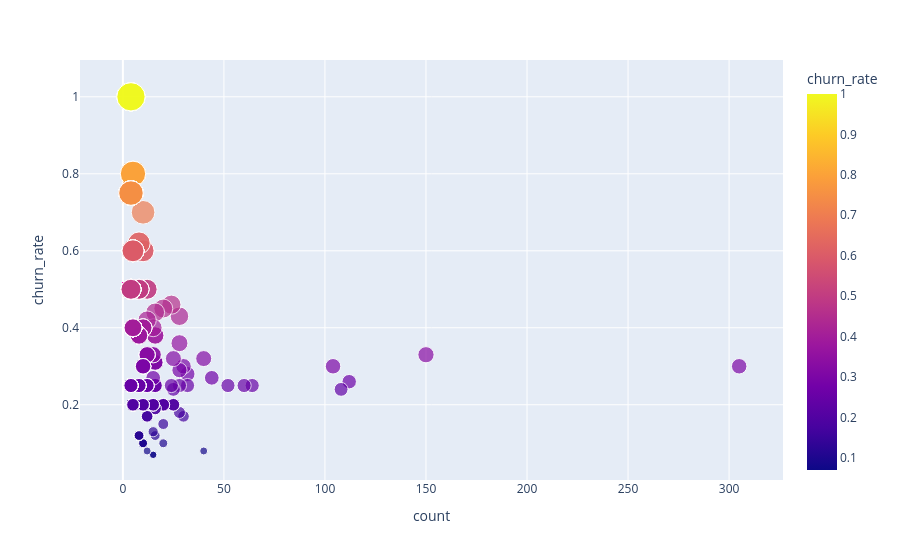

Write notebook code for a chart like this one.
### Markdown cell above
There are 12 city have no churned costumers

### Code cell
fig = px.scatter(City_ChurnLabel, x="count",
                 y="churn_rate", 
                 size = 'churn_rate', labels='City',
                 color = 'churn_rate')
fig.show()

### Figure 1 — Plotly figure (JSON) as saved in the notebook; plotly's stock layout.template omitted (floating-point values rounded to 4 significant figures; data arrays with more than 128 entries replaced by an {"elided": "..."} marker saying what was removed)
{"data": [{"hovertemplate": "count=%{x}<br>churn_rate=%{marker.color}<extra></extra>", "legendgroup": "", "marker": {"color": {"elided": "833 float values"}, "coloraxis": "coloraxis", "size": {"elided": "833 float values"}, "sizemode": "area", "sizeref": 0.0025, "symbol": "circle"}, "mode": "markers", "name": "", "orientation": "v", "showlegend": false, "type": "scatter", "x": {"elided": "833 int values"}, "xaxis": "x", "y": {"elided": "833 float values"}, "yaxis": "y"}], "layout": {"coloraxis": {"colorbar": {"title": {"text": "churn_rate"}}, "colorscale": [[0, "#0d0887"], [0.1111, "#46039f"], [0.2222, "#7201a8"], [0.3333, "#9c179e"], [0.4444, "#bd3786"], [0.5556, "#d8576b"], [0.6667, "#ed7953"], [0.7778, "#fb9f3a"], [0.8889, "#fdca26"], [1, "#f0f921"]]}, "legend": {"itemsizing": "constant", "tracegroupgap": 0}, "margin": {"t": 60}, "xaxis": {"anchor": "y", "domain": [0, 1], "title": {"text": "count"}}, "yaxis": {"anchor": "x", "domain": [0, 1], "title": {"text": "churn_rate"}}}}
